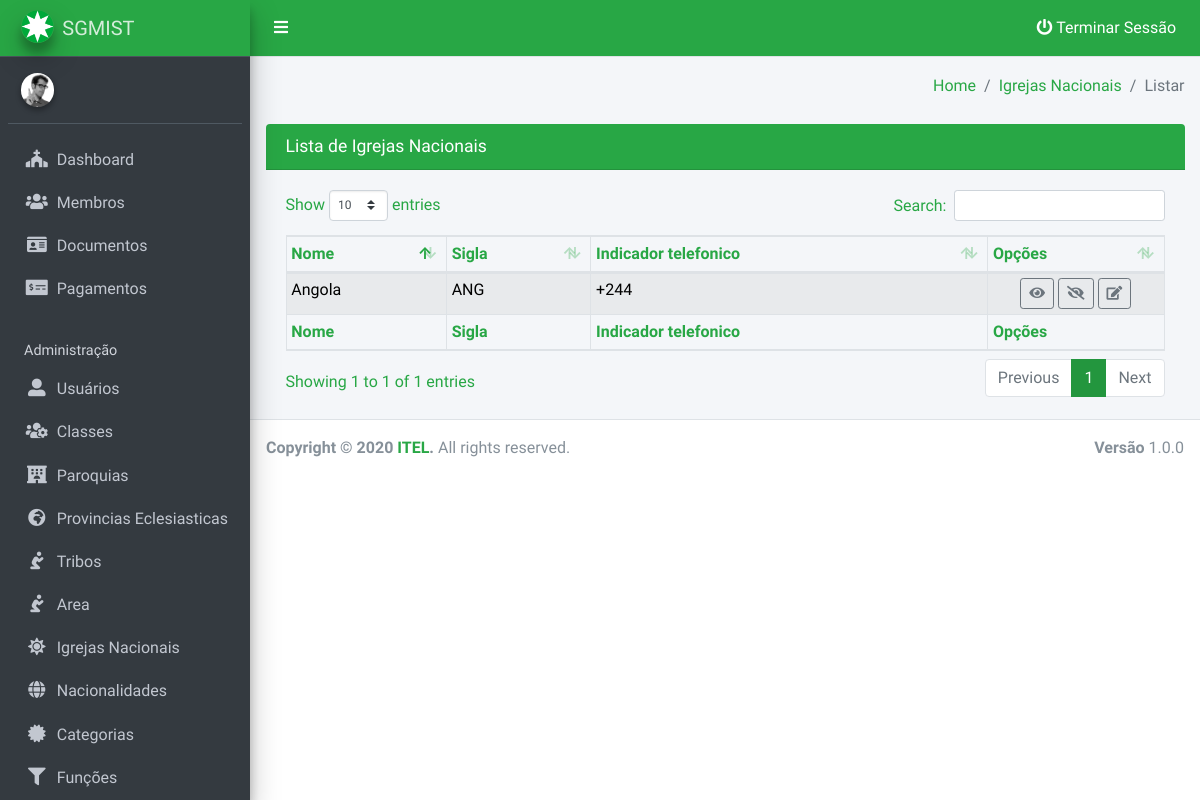
/igreja_nacional/listar, run on the app's committed database.
### tables this page shows
CREATE TABLE `igreja_nacional` (
  `id_igreja_nacional` int(11) NOT NULL,
  `descricao_igreja_nacional` varchar(100) NOT NULL,
  `sigla` varchar(4) NOT NULL,
  `indicador_telefonico` varchar(4) NOT NULL,
  `data_criacao` timestamp NOT NULL DEFAULT CURRENT_TIMESTAMP,
  `data_atualizacao` timestamp NOT NULL DEFAULT '0000-00-00 00:00:00' ON UPDATE CURRENT_TIMESTAMP
);

### application/controllers/Igreja_Nacional.php (called while the page is built, shortened)
<?php
class Igreja_Nacional extends CI_Controller {
    public function listar() {
        $dados['igreja_nacionais'] = $this->db->get('igreja_nacional')->result();
        $this->load->view('igreja_nacional/listar', $dados);
    }
}

### index.php (called while the page is built, shortened)
<?php
require_once BASEPATH.'core/CodeIgniter.php';

### application/views/igreja_nacional/listar.php (the view, shortened to what this page needs)
<?php include APPPATH . 'views/includes/header.php'; ?>
<div class="content-wrapper">
    <section class="content-header">
        <div class="container-fluid">
            <div class="row mb-2">
                <div class="col-sm-6">
                </div>
                <div class="col-sm-6">
                    <ol class="breadcrumb float-sm-right">
                        <li class="breadcrumb-item"><a href="#">Home</a></li>
                        <li class="breadcrumb-item"><a href="#">Igrejas Nacionais</a></li>
                        <li class="breadcrumb-item active">Listar</li>
                    </ol>
                </div>
            </div>
        </div>
    </section>
    <section class="content">
        <div class="container-fluid">
            <div class="row">
                <div class="col-12">
                    <div class="card-success">
                        <div class="card-header">
                            <h3 class="card-title">Lista de Igrejas Nacionais</h3>
                        </div>
                        <div class="card-body">
                            <table id="example1" class="table table-bordered table-striped  table-sm table-f-s-2">
                                <thead>
                                    <tr>
                                        <th>Nome</th>
                                        <th>Sigla</th>
                                        <th>Indicador telefonico</th>
                                        <th>Opções</th>
                                    </tr>
                                </thead>
                                <tbody style="color:black">
                                    <?php foreach ($igreja_nacionais as $q) { ?>
                                        <tr>
                                            <td><?= $q->descricao_igreja_nacional ?></td>
                                            <td><?= $q->sigla ?></td>
                                            <td><?= $q->indicador_telefonico ?></td>
                                            <td class="text-center" width="20%">
                                                <a href="#" class="btn btn-outline-secondary btn-sm"><i class="fa fa-eye"></i></a>
                                                <a href="#" class="btn btn-outline-secondary btn-sm"><i class="fa fa-eye-slash"></i></a>
                                                <a href="#" class="btn btn-outline-secondary btn-sm"><i class="fa fa-edit"></i></a>
                                            </td>
                                        </tr>
                                    <?php } ?>
                                </tbody>
                                <tfoot>
                                    <tr>
                                        <th>Nome</th>
                                        <th>Sigla</th>
                                        <th>Indicador telefonico</th>
                                        <th>Opções</th>
                                    </tr>
                                </tfoot>
                            </table>
                        </div>
                    </div>
                </div>
            </div>
        </div>
    </section>
</div>
<?php include APPPATH . 'views/includes/footer.php'; ?>

### data on the page
igreja_nacional: descricao_igreja_nacional "Angola", sigla "ANG", indicador_telefonico "+244"
